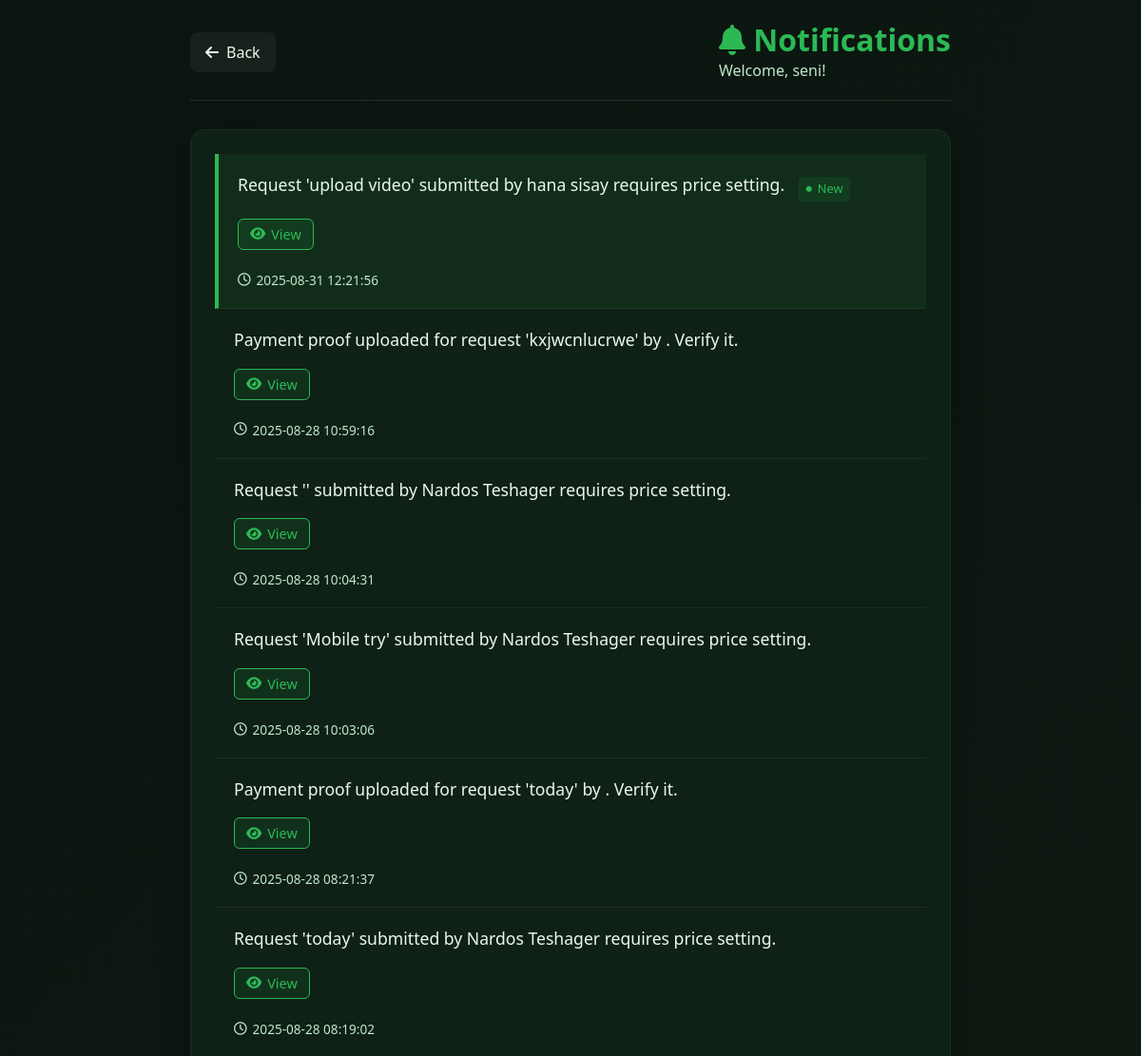
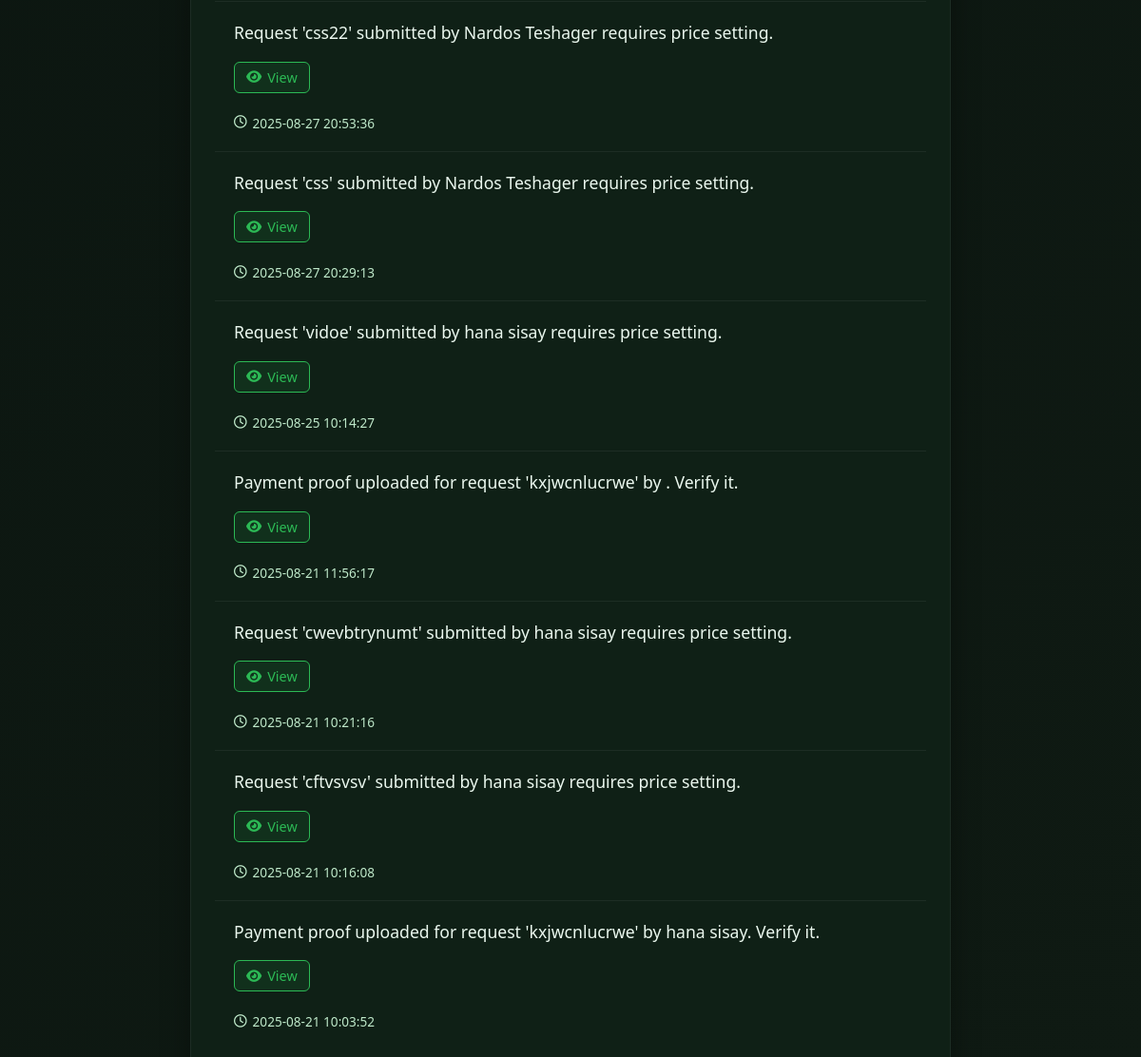
/dashboard/notifications.php (signed in), run on the app's committed database (2 pictures, top to bottom).
### tables this page shows
CREATE TABLE IF NOT EXISTS `notifications` (
  `id` int NOT NULL AUTO_INCREMENT,
  `user_id` int NOT NULL,
  `message` text NOT NULL,
  `link` varchar(255) DEFAULT NULL,
  `type` enum('info','success','warning','error') DEFAULT 'info',
  `is_read` tinyint(1) DEFAULT '0',
  `created_at` timestamp NULL DEFAULT CURRENT_TIMESTAMP,
  PRIMARY KEY (`id`),
  KEY `user_id` (`user_id`)
);

### dashboard/notifications_functions.php (called while the page is built, shortened)
<?php
function getUserNotifications($conn, $user_id) {
    $stmt = $conn->prepare("SELECT * FROM notifications WHERE user_id = ? ORDER BY created_at DESC");
    $stmt->bind_param("i", $user_id);
    $stmt->execute();
    $result = $stmt->get_result();
    return $result->fetch_all(MYSQLI_ASSOC);
}
?>

### dashboard/notifications.php (the view, shortened to what this page needs)
<?php
$host = "localhost";
$user = "root";
$password = "";
$database = "test_uog";
$conn = new mysqli($host, $user, $password, $database);
$conn->set_charset("utf8mb4");
require_once 'notifications_functions.php';
$user_id = $_SESSION['user_id'];
$notifications = getUserNotifications($conn, $user_id);
?>
<!DOCTYPE html>
<html lang="en">
<head>
    <link rel="stylesheet" href="https://cdnjs.cloudflare.com/ajax/libs/font-awesome/6.4.0/css/all.min.css">
      <link rel="stylesheet" href="notifications.css">
</head>
<body>
    <div class="container">
        <div class="header">
            <a href="javascript:history.back()" class="back-btn">
                <i class="fas fa-arrow-left"></i> Back
            </a>
            <div>
                <h1 class="page-title"><i class="fas fa-bell"></i> Notifications</h1>
                <p class="welcome-text">Welcome, <?php echo htmlspecialchars($_SESSION['username']); ?>!</p>
            </div>
        </div>
        <div class="notifications-card">
            <?php if (!empty($notifications)): ?>
                <ul class="notification-list">
                    <?php foreach ($notifications as $note): ?>
                        <li class="notification-item <?php echo $note['is_read'] ? '' : 'unread'; ?>">
                            <div class="notification-message">
                                <?php echo htmlspecialchars($note['message']); ?>
                                <?php if (!$note['is_read']): ?>
                                    <span class="mark-read-indicator">
                                        <i class="fas fa-circle" style="font-size: 6px;"></i> New
                                    </span>
                                <?php endif; ?>
                            </div>
                            <?php if ($note['link']): ?>
                                <a href="<?php echo htmlspecialchars($note['link']); ?>" class="notification-link">
                                    <i class="fas fa-eye"></i> View
                                </a> <br><br>
                            <?php endif; ?>
                            <div class="notification-time">
                                <i class="far fa-clock"></i>
                                <?php echo htmlspecialchars($note['created_at']); ?>
                            </div>
                        </li>
                    <?php endforeach; ?>
                </ul>
            <?php endif; ?>
        </div>
    </div>
</body>
</html>

### dashboard/notifications.css (style rules this page uses)
:root { --green-apple: #2CB955; --green-dark: #124F29; --bg: #0b1510; --text: #eaf7ee; --muted: #bfe9ca; --card: #0f2016; --shadow: 0 10px 30px rgba(0,0,0,.35); --radius: 16px; }
* { margin: 0; padding: 0; box-sizing: border-box; font-family: 'Segoe UI', Tahoma, Geneva, Verdana, sans-serif; }
body { background: linear-gradient(135deg, var(--bg), #0f1a13); color: var(--text); min-height: 100vh; padding: 20px; }
.container { max-width: 800px; margin: 0 auto; }
.header { display: flex; justify-content: space-between; align-items: center; margin-bottom: 30px; padding-bottom: 15px; border-bottom: 1px solid rgba(255,255,255,0.1); }
.back-btn { display: inline-flex; align-items: center; gap: 8px; padding: 10px 16px; background: rgba(255,255,255,0.05); color: var(--text); text-decoration: none; border-radius: 8px; transition: all 0.3s ease; }
.page-title { font-size: 2rem; color: var(--green-apple); }
.welcome-text { color: var(--muted); margin-bottom: 5px; }
.notifications-card { background: var(--card); border-radius: var(--radius); padding: 25px; box-shadow: var(--shadow); border: 1px solid rgba(255,255,255,0.06); }
.notification-list { list-style: none; }
.notification-item { padding: 20px; border-bottom: 1px solid rgba(255,255,255,0.06); transition: background 0.3s ease; }
.notification-item:last-child { border-bottom: none; }
.notification-item.unread { background: rgba(44, 185, 85, 0.08); border-left: 4px solid var(--green-apple); }
.notification-message { font-size: 1.1rem; margin-bottom: 10px; line-height: 1.4; }
.notification-link { display: inline-flex; align-items: center; gap: 6px; padding: 6px 12px; background: rgba(44, 185, 85, 0.1); color: var(--green-apple); border: 1px solid var(--green-apple); border-radius: 6px; text-decoration: none; font-size: 0.9rem; transition: all 0.3s ease; margin-top: 8px; }
.notification-time { color: var(--muted); font-size: 0.85rem; display: flex; align-items: center; gap: 6px; }
.mark-read-indicator { display: inline-flex; align-items: center; gap: 6px; padding: 4px 8px; background: rgba(44, 185, 85, 0.1); color: var(--green-apple); border-radius: 4px; font-size: 0.8rem; margin-left: 10px; }

### dashboard/notifications.php (style rules this page uses)
:root { --green-apple: #2CB955; --green-dark: #124F29; --bg: #0b1510; --text: #eaf7ee; --muted: #bfe9ca; --card: #0f2016; --shadow: 0 10px 30px rgba(0,0,0,.35); --radius: 16px; }
* { margin: 0; padding: 0; box-sizing: border-box; font-family: 'Segoe UI', Tahoma, Geneva, Verdana, sans-serif; }
body { background: linear-gradient(135deg, var(--bg), #0f1a13); color: var(--text); min-height: 100vh; padding: 20px; }
.container { max-width: 800px; margin: 0 auto; }
.header { display: flex; justify-content: space-between; align-items: center; margin-bottom: 30px; padding-bottom: 15px; border-bottom: 1px solid rgba(255,255,255,0.1); }
.back-btn { display: inline-flex; align-items: center; gap: 8px; padding: 10px 16px; background: rgba(255,255,255,0.05); color: var(--text); text-decoration: none; border-radius: 8px; transition: all 0.3s ease; }
.page-title { font-size: 2rem; color: var(--green-apple); }
.welcome-text { color: var(--muted); margin-bottom: 5px; }
.notifications-card { background: var(--card); border-radius: var(--radius); padding: 25px; box-shadow: var(--shadow); border: 1px solid rgba(255,255,255,0.06); }
.notification-list { list-style: none; }
.notification-item { padding: 20px; border-bottom: 1px solid rgba(255,255,255,0.06); transition: background 0.3s ease; }
.notification-item:last-child { border-bottom: none; }
.notification-item.unread { background: rgba(44, 185, 85, 0.08); border-left: 4px solid var(--green-apple); }
.notification-message { font-size: 1.1rem; margin-bottom: 10px; line-height: 1.4; }
.notification-link { display: inline-flex; align-items: center; gap: 6px; padding: 6px 12px; background: rgba(44, 185, 85, 0.1); color: var(--green-apple); border: 1px solid var(--green-apple); border-radius: 6px; text-decoration: none; font-size: 0.9rem; transition: all 0.3s ease; margin-top: 8px; }
.notification-time { color: var(--muted); font-size: 0.85rem; display: flex; align-items: center; gap: 6px; }
.mark-read-indicator { display: inline-flex; align-items: center; gap: 6px; padding: 4px 8px; background: rgba(44, 185, 85, 0.1); color: var(--green-apple); border-radius: 4px; font-size: 0.8rem; margin-left: 10px; }

### data on the page
notifications: message "Request 'upload video' submitted by hana sisay requires price setting.", is_read 0 (drawn), created_at "2025-08-31 12:21:56"
notifications: message "Payment proof uploaded for request 'kxjwcnlucrwe' by . Verify it.", created_at "2025-08-28 10:59:16"
notifications: message "Request '' submitted by Nardos Teshager requires price setting.", created_at "2025-08-28 10:04:31"
notifications: message "Request 'Mobile try' submitted by Nardos Teshager requires price setting.", created_at "2025-08-28 10:03:06"
notifications: message "Payment proof uploaded for request 'today' by . Verify it.", created_at "2025-08-28 08:21:37"
notifications: message "Request 'today' submitted by Nardos Teshager requires price setting.", created_at "2025-08-28 08:19:02"
notifications: message "Request 'css22' submitted by Nardos Teshager requires price setting.", created_at "2025-08-27 20:53:36"
notifications: message "Request 'css' submitted by Nardos Teshager requires price setting.", created_at "2025-08-27 20:29:13"
notifications: message "Request 'vidoe' submitted by hana sisay requires price setting.", created_at "2025-08-25 10:14:27"
notifications: message "Payment proof uploaded for request 'kxjwcnlucrwe' by . Verify it.", created_at "2025-08-21 11:56:17"
notifications: message "Request 'cwevbtrynumt' submitted by hana sisay requires price setting.", created_at "2025-08-21 10:21:16"
notifications: message "Request 'cftvsvsv' submitted by hana sisay requires price setting.", created_at "2025-08-21 10:16:08"
notifications: message "Payment proof uploaded for request 'kxjwcnlucrwe' by hana sisay. Verify it.", created_at "2025-08-21 10:03:52"

### other printed values
$_SESSION['username'] "seni"
